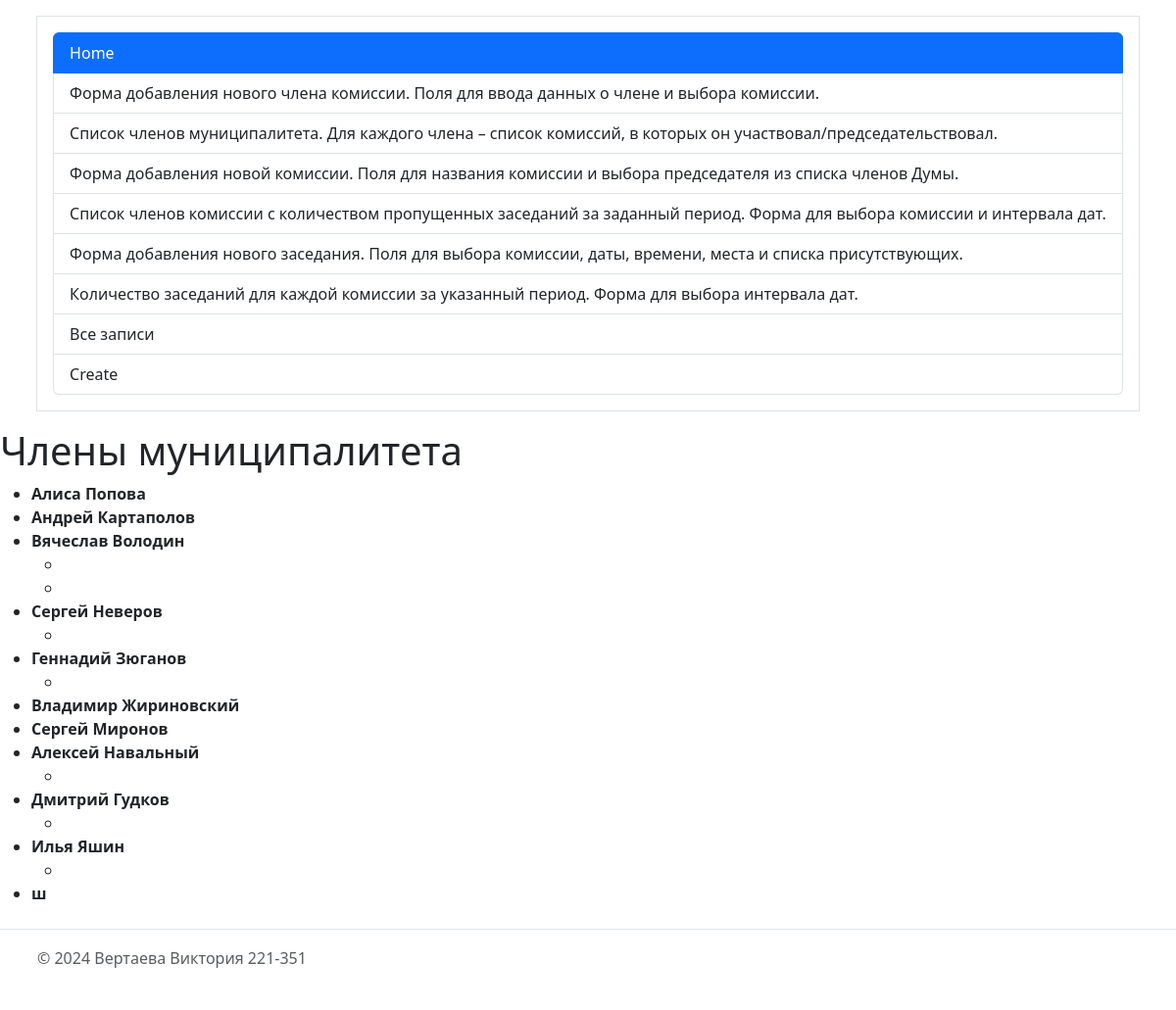
Page /municipal_members on the committed database.
### app.py (models this page shows)
class Member(db.Model):
    id = db.Column(db.Integer, primary_key=True)
    name = db.Column(db.String(100), nullable=False)
    address = db.Column(db.String(255))
    home_phone = db.Column(db.String(20))
    work_phone = db.Column(db.String(20))
    commissions = db.relationship('CommissionMembership', backref='member', lazy=True)

### app.py (the view)
@app.route('/municipal_members')
def municipal_members():
    members = Member.query.all()
    member_commissions = {}
    for member in members:
        member_commissions[member] = member.commissions  # Обратите внимание на корректное использование
    return render_template('municipal_members.html', member_commissions=member_commissions)

### templates/municipal_members.html (shortened to what this page needs)
{% extends 'base.html' %}
{% block body %}
<h1>Члены муниципалитета</h1>
<ul>
    {% for member, commissions in member_commissions.items() %}
    <li>
        <strong>{{ member.name }}</strong>
        <ul>
            {% for commission in commissions %}
            <li>{{ commission.name }}</li>
            {% endfor %}
        </ul>
    </li>
    {% endfor %}
</ul>
{% endblock %}

### templates/base.html (shortened to what this page needs)
<!doctype html>
<html lang="en">
<head>
    <link href="https://cdn.jsdelivr.net/npm/bootstrap@5.3.3/dist/css/bootstrap.min.css" rel="stylesheet">
</head>
<body>
<header class="d-flex justify-content-center py-3">
<aside class="d-flex flex-column border p-3">
  <div class="list-group">
    <a href="{{ url_for('index') }}" class="list-group-item list-group-item-action active">
      Home
    </a>
    <a href="{{ url_for('add_member') }}" class="list-group-item list-group-item-action">
      Форма добавления нового члена комиссии. Поля для ввода данных о члене и выбора комиссии.
    </a>
    <a href="{{ url_for('municipal_members') }}" class="list-group-item list-group-item-action">
      Список членов муниципалитета. Для каждого члена – список комиссий, в которых он участвовал/председательствовал.
    </a>
    <a href="{{ url_for('add_comission') }}" class="list-group-item list-group-item-action">
      Форма добавления новой комиссии. Поля для названия комиссии и выбора председателя из списка членов Думы.
    </a>
    <a href="{{ url_for('missed_meetings') }}" class="list-group-item list-group-item-action">
      Список членов комиссии с количеством пропущенных заседаний за заданный период. Форма для выбора комиссии и интервала дат.
    </a>
    <a href="{{ url_for('add_meeting') }}" class="list-group-item list-group-item-action">
      Форма добавления нового заседания. Поля для выбора комиссии, даты, времени, места и списка присутствующих.
    </a>
    <a href="{{ url_for('meetings_count') }}" class="list-group-item list-group-item-action">
      Количество заседаний для каждой комиссии за указанный период. Форма для выбора интервала дат.
    </a>
    <a href="{{ url_for('posts') }}" class="list-group-item list-group-item-action">
      Все записи
    </a>
    <a href="{{ url_for('create') }}" class="list-group-item list-group-item-action">
      Create
    </a>
  </div>
</aside>
    </header>
{% block body %}{% endblock %}
</body>
<footer class="d-flex flex-wrap justify-content-between align-items-center py-3 my-4 border-top">
    <div class="col-md-4 d-flex align-items-center">
      <a href="/" class="mb-3 me-2 mb-md-0 text-body-secondary text-decoration-none lh-1">
        <svg class="bi" width="30" height="24"><use xlink:href="#bootstrap"></use></svg>
      </a>
      <span class="mb-3 mb-md-0 text-body-secondary">© 2024 Вертаева Виктория 221-351</span>
    </div>
    <ul class="nav col-md-4 justify-content-end list-unstyled d-flex">
      <li class="ms-3"><a class="text-body-secondary" href="#"><svg class="bi" width="24" height="24"><use xlink:href="#twitter"></use></svg></a></li>
      <li class="ms-3"><a class="text-body-secondary" href="#"><svg class="bi" width="24" height="24"><use xlink:href="#instagram"></use></svg></a></li>
      <li class="ms-3"><a class="text-body-secondary" href="#"><svg class="bi" width="24" height="24"><use xlink:href="#facebook"></use></svg></a></li>
    </ul>
  </footer>
</html>

### rows in the picture
Member: name "Алиса Попова"
Member: name "Андрей Картаполов"
Member: name "Вячеслав Володин"
Member: name "Сергей Неверов"
Member: name "Геннадий Зюганов"
Member: name "Владимир Жириновский"
Member: name "Сергей Миронов"
Member: name "Алексей Навальный"
Member: name "Дмитрий Гудков"
Member: name "Илья Яшин"
Member: name "ш"
